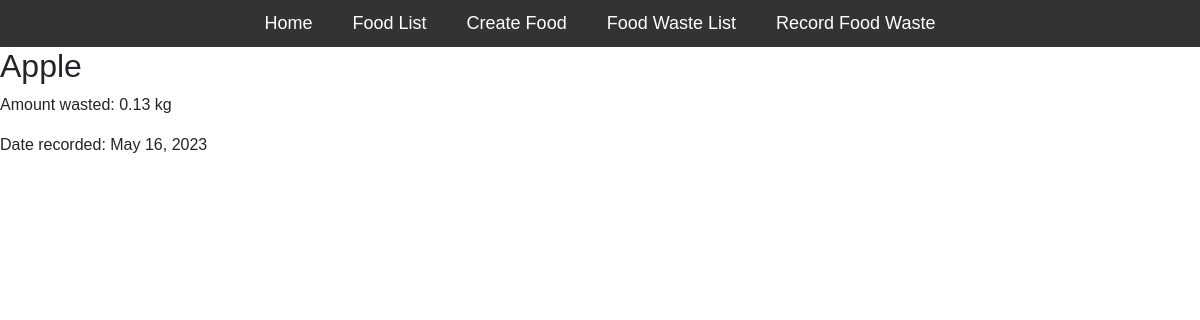
Page /foodwaste/detail/1/ on the committed database.
### myapp/models.py (models this page shows, shortened)
class FoodWaste(models.Model):
    food = models.ForeignKey(Food, on_delete=models.CASCADE)
    category = models.ForeignKey(WasteCategory, on_delete=models.CASCADE)
    amount = models.DecimalField(max_digits=5, decimal_places=2)
    date_recorded = models.DateField(auto_now_add=True)

class Food(models.Model):
    name = models.CharField(max_length=200)
    category = models.ForeignKey(FoodCategory, on_delete=models.CASCADE)
    amount = models.DecimalField(max_digits=5, decimal_places=2)
    description = models.TextField()

### myapp/views.py (the view)
# urls.py: path('foodwaste/detail/<int:pk>/', views.foodwaste_detail, name='foodwaste_detail'),
def foodwaste_detail(request, pk):
    foodwaste = FoodWaste.objects.get(pk=pk)
    return render(request, 'myapp/foodwaste_detail.html', {'foodwaste': foodwaste})

### myapp/templates/myapp/foodwaste_detail.html
{% extends 'myapp/navbar.html' %}
{% block content %}
  <h2>{{ foodwaste.food.name }}</h2>
  <p>Amount wasted: {{ foodwaste.amount }} kg</p>
  <p>Date recorded: {{ foodwaste.date_recorded }}</p>
{% endblock content %}

### static/css/main.css (style rules this page uses)
body { height: 100%; margin: 0; font-family: Arial, Helvetica, sans-serif; }
body { margin: 0; padding: 0; }

### rows in the picture
FoodWaste: food.name "Apple", amount "0.13", date_recorded "May 16, 2023"
